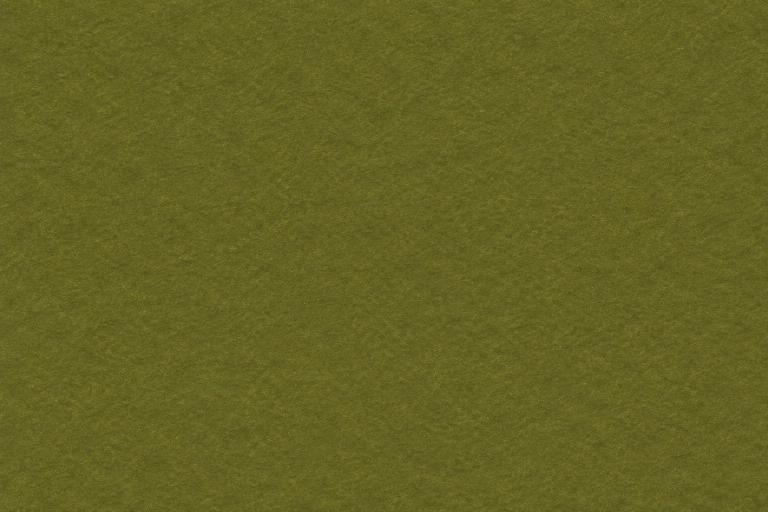
#> input picture art/codex/terrain/raw/G2-meadow-crop-bare.png, 1536 x 1024 px (shown at 1/2 size)
$ python r1_compare.py --ref raw/G2-meadow-crop-bare.png --out out.png raw/G2-meadow-crop-bare.png
#> lines starting #> are read from the running program, lines starting #| are printed output that depends on the picture
#!/usr/bin/env python3
"""Side-by-side review strip: candidate tiles next to a concept crop, at tile scale.

The concept crop is resampled onto tile geometry (x0.903 horizontally, x0.962
vertically; concept-read section 0) so a 128 px tile and the crop share one
scale. Rows: native 128 px per hex, shown x`--zoom`; then the 64 px board scale,
shown x`--zoom` as well (so detail lost at board scale is visible).

    python3 art/codex/terrain/r1_compare.py --ref <crop.png> --out <png> \
        [--label NAME=]tile.png ...
"""

from __future__ import annotations

import argparse
from pathlib import Path

from PIL import Image, ImageDraw, ImageFont

BG = (30, 30, 34)


def on_bg(path: Path, size: int) -> Image.Image:
    im = Image.open(path).convert("RGBA")
    if im.width != size:
        im = im.resize((size, size), Image.Resampling.LANCZOS)
    bg = Image.new("RGBA", im.size, BG + (255,))
    bg.alpha_composite(im)
    return bg.convert("RGB")


def main() -> None:
    ap = argparse.ArgumentParser(description=__doc__, formatter_class=argparse.RawDescriptionHelpFormatter)
    ap.add_argument("--ref", type=Path, required=True)
    ap.add_argument("--out", type=Path, required=True)
    ap.add_argument("--zoom", type=int, default=3)
    ap.add_argument("--title", default="")
    ap.add_argument("tiles", nargs="+", help="[label=]path")
    args = ap.parse_args()
    items = []
    for t in args.tiles:
        label, _, path = t.rpartition("=")
        items.append((label or Path(path).stem, Path(path)))
    ref = Image.open(args.ref).convert("RGB")
#> ref is the input picture: PIL image 1536x1024 RGB; mean R, G, B 100.6, 99.3, 34.7
    ref = ref.resize((round(ref.width * 0.903), round(ref.height * 0.962)), Image.Resampling.LANCZOS)
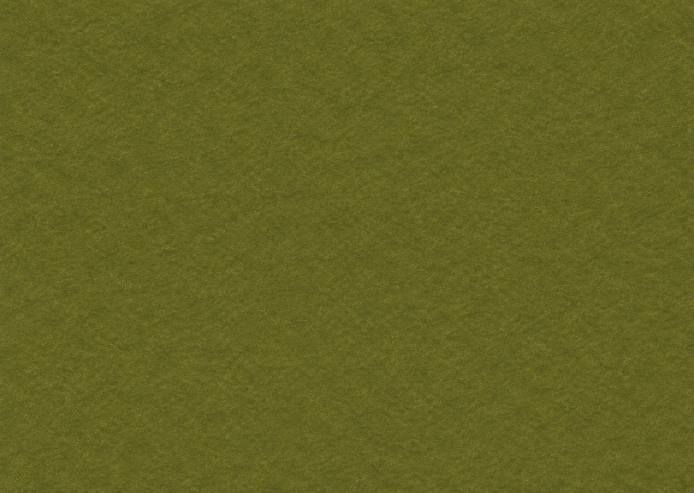
#> ref: PIL image 1387x985 RGB (shown at 1/2 size); mean R, G, B 100.6, 99.3, 34.7
    z = args.zoom
    font = ImageFont.load_default(size=14)
    rows = []
    for px in (128, 64):
        tiles = [on_bg(p, px).resize((px * z, px * z), Image.Resampling.LANCZOS) for _, p in items]
#> in on_bg, `im = im.resize((size, size), Image.Resampling.LANCZOS)`:
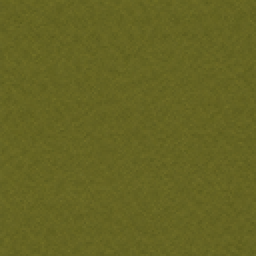
#> im: PIL image 128x128 RGBA (shown 2 times larger); mean R, G, B, A 100.6, 99.4, 34.7, 255
#> tiles = 1 item
        r = ref.resize((round(ref.width * px / 128), round(ref.height * px / 128)), Image.Resampling.LANCZOS)
        r = r.resize((r.width * z, r.height * z), Image.Resampling.LANCZOS)
        rows.append((px, tiles, r))
    pad, lab = 10, 20
    w = max(sum(t.width + pad for t in tiles) + r.width + 2 * pad for _, tiles, r in rows)
#> w = 4575
    h = 30 + sum(max(tiles[0].height, r.height) + lab + pad for _, tiles, r in rows)
#> h = 4521
    out = Image.new("RGB", (w, h), BG)
    d = ImageDraw.Draw(out)
    d.text((pad, 6), args.title, fill=(240, 240, 240), font=font)
    y = 30
    for px, tiles, r in rows:
        x = pad
        for (label, _), t in zip(items, tiles):
            d.text((x, y), f"{label} @{px}px", fill=(230, 220, 150), font=font)
            out.paste(t, (x, y + lab))
            x += t.width + pad
        d.text((x, y), f"concept @{px}px", fill=(150, 220, 230), font=font)
        out.paste(r, (x, y + lab))
        y += max(tiles[0].height, r.height) + lab + pad
#> this loop made 2 passes
#> (px, y) on passes 1 to 2: (128, 3015), (64, 4521)
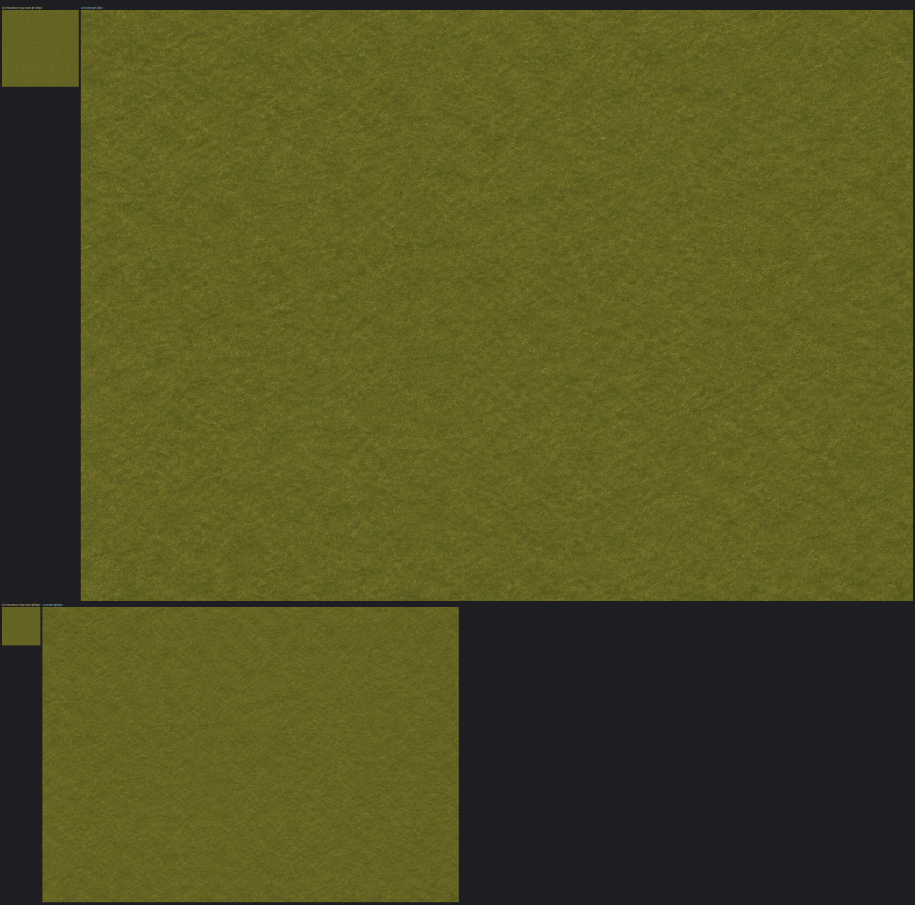
#> out: PIL image 4575x4521 RGB (shown at 1/5 size); mean R, G, B 83.1, 82.2, 34.5
#> after the loop, y = 4521
    args.out.parent.mkdir(parents=True, exist_ok=True)
    out.save(args.out)
    print(f"wrote {args.out}")


if __name__ == "__main__":
    main()
